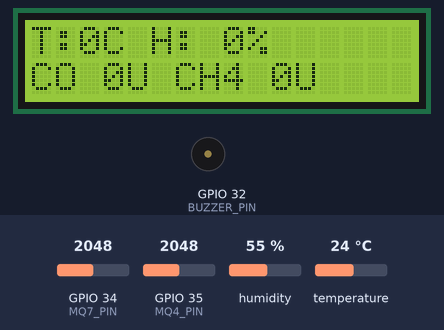
Bench run of a sketch on a simulated ESP32. On the bench: 16×2 character LCD, buzzer (waves = sounding, pin HIGH). Inputs (shaded band) come from the test bench; at power-on: GPIO 35 (MQ4_PIN) = 2048, GPIO 34 (MQ7_PIN) = 2048, humidity 55 %, temperature 24 °C. WiFi joins after 1.5 s; servers stay silent unless stated; the local clock reads 2024-03-15 10:24:30 at power-on unless the sketch sets it; storage starts empty; no MQTT or app messages arrive unless stated; what the sketch prints to the serial monitor is not drawn.

Above: at 5.6 s.
5.7 s: GPIO 35 (MQ4_PIN) set to 560
At 12.0 s:
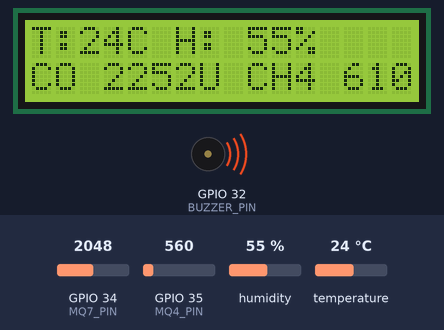
12.5 s: GPIO 34 (MQ7_PIN) set to 603
At 22.0 s:
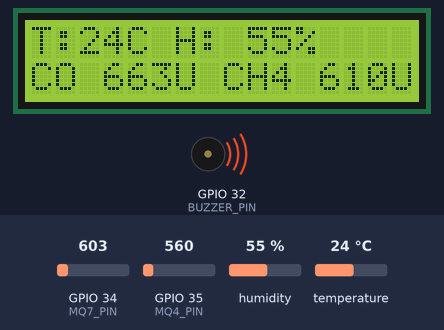
22.5 s: GPIO 34 (MQ7_PIN) set to 493
At 32.1 s:
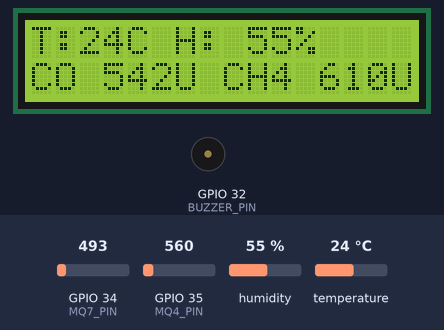
32.5 s: humidity set to 22 %
At 42.2 s:
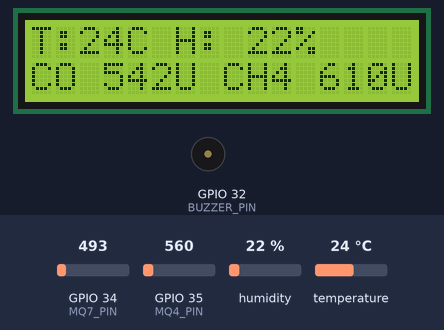
42.5 s: temperature set to 12 °C
At 52.2 s:
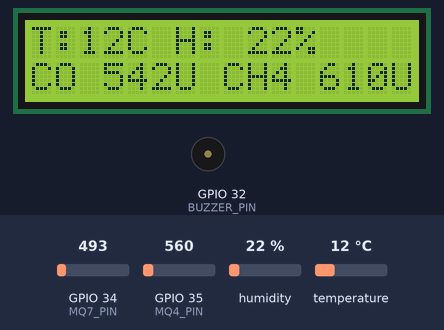
52.5 s: GPIO 35 (MQ4_PIN) set to 764
At 62.2 s:
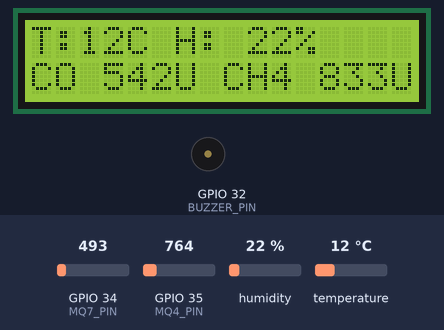
62.5 s: GPIO 35 (MQ4_PIN) set to 867
Timing chart, 0 to 65.5 s (numbered marks = the images above; inputs shaded):
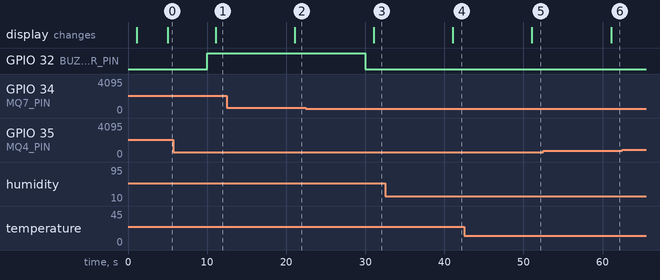

The sketch:

plantilla2_practica2.ino
```cpp
/*****************************************************************************
*                                                                            *
*      NOMBRE:      Práctica 2.1.                                            *
*      FECHA:       16 de Mayo de 2022.                                      *
*      VERSIÓN:     1.0.                                                     *
*                                                                            *
*      AUTOR:       Equipo 1                                                 *
*      E-MAIL:      "ovelasco@ucol.mx "                                      *
*      E-MAIL:      "daquino@ucol.mx "                                       *
*      E-MAIL:      "jvazquez@ucol.mx "                                      *
*      E-MAIL:      "jdiaz33@ucol.mx "                                       *
*      E-MAIL:      "cvargas8@ucol.mx "                                       *
*      E-MAIL:      "rperalta0@ucol.mx "                                     *
*      COMPAÑÍA:    Universidad de Colima - Facultad de Telemática.          *
*                                                                            *
*      Nombre:      ESP32.                                                   *
*                                                                            *
******************************************************************************
*                                                                            *
*      DESCRIPCIÓN DEL PROGRAMA: Casco para evitar la intoxicación de los    *
*      mineros.                                                              *
*                                                                            *
******************************************************************************/

/*NOTAS:
 * ESP32 requiere instalar el json de su placa.
*/


#include "practica1_2.h"      //incluimos la librería donde tenemos nuestra clase y metódos.
void setup( void ) {

  Serial.begin ( 115200 );    // Configuración BaudRate, un sistema puede tener varios puertos seriales físicos.
  delay(1000);                    //Asignamos un delay de un segundo.
  sen.MQ4_begin();                //Llamamos al sensor MQ4.
  sen.MQ7_begin();                //Llamamos al sensor MQ7.
  sen.temp_begin();               //Llamamos al sensor de temperatura.
  sen.hum_begin();                //Llamamos al sensor de humedad.
  sen.lcd_begin();                //Llamamos a la LCD.
  act.Buzzer_begin();             //Llamamos al buzzer.
  RTC.RTC_init();                 //Llamamos al reloj.
  MSD.MicroSD_init ();            //Llamamos a la micro SD.
  mqtt.setup_WiFi ( );            //Llamamos al MQTT para configurar la WiFi.
  mqtt.set_MQTT_server ( );       //Llamamos al servidor MQTT.
  client.setCallback(callback);   //Llamamos al método callback.
}

/*~~~~~~~~~~~~~~~~~~~~~~~~~~~CICLO INFINITO DE TRABAJO~~~~~~~~~~~~~~~~~~~~~~~~~~*/
void loop ( void ) {         //Mandámos a llamar a las tareas necesarias.
  tsk.task_sensores();       //Tarea para los sensores.
  tsk.task_mqtt();           //Tarea para publicar con mqtt.
  tsk.task_LCD();            //Tarea para el funcionamiento del LCD.
  mqtt.reconnect_MQTT ( );   //Tarea para reconectar al servidor.
  RTC.get_time ();           //Tarea para obtener el tiempo.
}

 void callback(char* topic, byte* payload, unsigned int length) {  //Método   para recibir mensajes mandados
  Serial.print("Message arrived [");                                //al topic de la placa ESP32.
  Serial.print(topic);                                            //Nombre del topic del ESP32.
  Serial.print("] ");
  for (int i = 0; i < length; i++) {
    Serial.print((char)payload[i]);                               //Se optiene y se imprime el mensaje recibido.
  }
}
```

MQTT.h
```cpp
                                    //Libreria creada para utilizar MQTT
#include <WiFi.h>
  WiFiClient ESP32_WIFI;            //Intrucción para la conexión a travez de ESP32.

#include <PubSubClient.h>
PubSubClient client ( ESP32_WIFI );
const char* HOTSPOT_WIFI = "Missael";                 //Nombre del hotspot al que se conecta la placa.
const char* HOTSPOT_PWD = "missael2021";              //Contraseña del hotspot al que se conecta la placa.
const char* MQTT_SERVER = "test.mosquitto.org";       //Nombre del servidor de mosquito para conectar la placa.
#define MQTT_PORT 1883                                //Numero de puerto en el que escucha el servidor.
#define TOPIC "Practica2"                             //Nombre del topic en donde se publicara la información.

class MQTT {                                //Inicio de la clase MQTT//

  public:                                   //Declaración de Métodos//
    void publish_MQTT ( void );                     //Método para publicar.
    void reconnect_MQTT ( void );                   //Método para reconectar.
    void setup_WiFi ( void );                       //Método para configurar la conexión WiFi.
    void set_MQTT_server ( void );                  //Método para conectarse al servidor.
    void callback (char *, byte *,unsigned int);


  };


void MQTT :: set_MQTT_server ( void ) {               //Método para la inicialización del servidor MQTT.

  client.setServer ( MQTT_SERVER, MQTT_PORT );        //Instrucción para conectarse al servidor.

}

void MQTT :: publish_MQTT ( void ) {                  //Método que publicará la información recabada de los sensores.

  Serial.println ( "Publicando información" );
  client.publish( TOPIC,  MSD.JSON_STRING.c_str() );  //Se publica la información a través de un JSON.
}

void MQTT :: reconnect_MQTT ( void ) {                //Método que reconecta la placa al servidor de Mosquito.

  if ( ! client.connected ( ) ) {                       //Se ejecuta la instrucción cuando todavía no se conecta al cliente.

    while ( ! client.connected ( ) ) {

    Serial.println ( "Conectado nuevamente al servidor" );

    if ( client.connect ( "6C/E1" ) ) {                 //Informa que se a conectado al servidor.

      Serial.println ( "Cliente conectado" );

      client.subscribe("Equipo 1");                     //Intrucción para suscribirse al topic.


    } else {                                            //Informa si no a podido conectarse al servidor deseado.
      Serial.print("failed, rc=");
      Serial.print(client.state());
      Serial.println(" try again in 5 seconds");
      delay(5000);
    }
  }
  }
  client.loop();

}

void MQTT :: setup_WiFi ( void ) {                //Método que configura la conexión a la red WiFi.

  delay ( 10 );
  Serial.println ( "Configurando WiFi: " );
  WiFi.begin ( HOTSPOT_WIFI, HOTSPOT_PWD );       //Inicializa la conexión con el HOTSPOT.


  while ( WiFi.status ( ) != WL_CONNECTED ) {     //Instrucción para dar información
                                                  // de que se está estableciendo la conexión.
    delay ( 500 );
    Serial.print ( "." );
  }
  Serial.println ( "WiFi configurado con la IP: " );
}
```

actuador.h
```cpp
class class_actuador_buzzer{          //Inicio de la clase actuador del buzzer//

  public:                             //Declaración de Metodos//
    void Buzzer_activo(void);         //Método para activar el buzzer.
    void Buzzer_begin (void);         //Método para iniciar el buzzer.
    void Buzzer_inactivo(void);       //Método para desactivar el buzzer.
};

void class_actuador_buzzer::Buzzer_activo (void ){          //Método para encender el buzzer.
    digitalWrite(BUZZER_PIN, HIGH);
 }
void class_actuador_buzzer::Buzzer_inactivo (void ){        //Método para apagar el buzzer.
   digitalWrite(BUZZER_PIN, LOW);
 }

void class_actuador_buzzer::Buzzer_begin (void){             //Se coloca el modo en que se le mandará la información, Salida.
  pinMode(BUZZER_PIN,OUTPUT);
}
```

microsd.h
```cpp
class MicroSD {                     //Inicio de la clase para la Micro SD//
 public:
    String filename = "", JSON_STRING= "";       //Variable string para el nombre del documento y declaración del JSON

  public:                           //Declaración de Metodos//
    void MicroSD_init (void);     //Método para iniciar la micro SD.
    void FileID (void);           //Método para dar nombre al archivo.
    void JSON (void);             //Método para crear el JSON.
    void JSON_SaveFile ();        //Método para guardar el JSON.
};

void MicroSD::MicroSD_init (void) {               //Inicialización de la micro SD.

  while (!SD.begin(MICROSD_PIN )) {               //Se inicia la función de la micro SD y verifica la conexión.
    Serial.println(F("Error de reconocimiento en la MicroSD revisa las conexiones"));
    delay(1000);
  }
  Serial.println(F("La librería MicroSD se ha inicializado con exito"));
}

void MicroSD::FileID  (void) {                    //Método para colocarle un nombre al documento creado.

  filename = '/';                                 //Instrucción para localizar la raiz de la micro SD.
  if (RTC.dia < 10) filename += '0';
  filename+= RTC.dia;
  if (RTC.mes < 10) filename += '0';
  filename += RTC.mes;
  filename += RTC.ano;
  filename += EXTENSION;                          //Extensión .json.

}

void MicroSD::JSON  (void) {                      //Método que creará el JSON con los datos de los sensores.
  JSON_STRING = "";
  RTC.get_time();                                 //Obtiene los datos del reloj.
  RTC.format_time();                              //Obtiene el formato del tiempo.
  RTC.format_date();                              //Obtiene el formato de la fecha.

  DynamicJsonDocument doc (1024);                       //Se crea el documento JSON.
  doc ["temperatura"] = uint8_t(sen.temperatura);       //y se colocan los datos dentro del documento.
  doc ["humedad"]= uint8_t(sen.h);
  doc ["monoxido"]= uint16_t(sen.promedio_monoxido);
  doc ["metano"]= uint16_t(sen.promedio_metano);
  doc ["tiempo"] = RTC.tiempo.c_str();
  doc ["fecha"] = RTC.fecha.c_str();
  if (sen.buzzer_metano){                                     //Coloca la información del buzzer si éste es activado.
    doc["buzzer metano"]=sen.buzzer_metano;
    doc["fecha buzzer metano "]=sen.fecha_buzzer_metano;
    doc["tiempo buzzer metano"]= sen.tiempo_buzzer_metano;
    }
     if (sen.buzzer_mono){                                    //Coloca la información del buzzer si éste es activado.
    doc["buzzer mono"]=sen.buzzer_mono;
    doc["fecha buzzer mono "]=sen.fecha_buzzer_mono;
    doc["tiempo buzzer mono"]= sen.tiempo_buzzer_mono;
    }

    sen.buzzer_metano = 0 ;
    sen.buzzer_mono = 0 ;


  serializeJson(doc, JSON_STRING);

}

void MicroSD::JSON_SaveFile  ( ) {              //Clase para guardar el JSON en el documento.
  FileID();                                     //Se llama el nombre del documento.
  MicroSD_File = SD.open (filename, FILE_APPEND);     //Se abre la micro SD y se crea el documento.

  if (MicroSD_File) {                           //Intrucción para guardar el JSON en el documento creado.
     //serializeJson(*doc, JSON_STRING);
     MicroSD_File.print ( JSON_STRING);         //Imprime el JSON dentro del documento.
     MicroSD_File.println (',');
     MicroSD_File.close ();
     Serial.println(F("Se ha guardado con exito"));
  }
  else{                                         //Intrucción para informar el error de guardado.
    Serial.println(F("Error error al guardar en la SD"));
    }
  delay (1000);
}
```

practica1_2.h
```cpp
                                // Incluimos las librerias creadas//

#include <ArduinoJson.h>      //Incluimos la librería de JSON para Arduino.
#define MICROSD_PIN 5         //Pin de la micro SD.
#define EXTENSION ".json"     //Extensión del archivo que se creará para la micro SD.

#include <SPI.h>              //Protocolo para utilizar micro SD.
#include <SD.h>               //Librería para utilizar micro SD.
File MicroSD_File;            //Creación del archivo a guardar.
#include <Wire.h>             // I2C.
#include "RTClib.h"           //Se incluyen las Librerías para que el reloj obtenga los datos.
  RTC_DS1307 rtc;             //y funcione con normalidad.

long lastMsg = 0;

#include <LiquidCrystal_I2C.h>              //Librería para el funcionamiento de la pantalla LCD.
LiquidCrystal_I2C lcd(0x27,16,2);           //Crear el objeto lcd  dirección  0x3F y 16 columnas x 2 filas.

                                     // Definimos los pines digitales donde se conectan los sensores.
#include <DHT.h>                     //Librería del sensor DHT11.
#define DHTPIN 17                    //Sensor DHT11.
#define MQ4_PIN 35                   //Sensor MQ4 Metano.
#define MQ7_PIN 34                   //Sensor MQ7 Monóxido de Carbono.

#define BUZZER_PIN 32                //Pines del actuador Buzzer.

#define DHTTYPE DHT11                //Indicamos el tipo de sensor DHT.
DHT dht(DHTPIN, DHTTYPE);            //Inicializamos el sensor DHT11.

                //Se incluyen las librerías creadas para el funcionamiento del sistema embebido//
#include "rtc.h"
DS1307_RTC RTC;

#include "actuador.h"
class_actuador_buzzer act;

#include "sensors.h"
class_sensor sen;

#include "microsd.h"
  MicroSD MSD;

#include "MQTT.h"
 MQTT mqtt;

                        //Librería para las tareas de los dispositivos//
#include "tasks.h"
class_task tsk;
```

rtc.h
```cpp
class DS1307_RTC {               //Inicio de la clase para el funcionamiento del reloj//
 public:                                //Declaración de variables//
    uint8_t hora, minuto, segundo, dia, mes;
    uint16_t ano;
    String fecha = "", tiempo= "";

  public:                            //Declaración de Métodos//
    void RTC_init (void);             //Método para iniciar el reloj.
    void get_time (void);             //Método para obtener el tiempo y fecha.
    void format_date (void);          //Método para dar formato a la fecha.
    void format_time (void);          //Método para dar formato a la hora.

};

void DS1307_RTC:: RTC_init (void) {               //Método para la inicializar el Reloj.
  while (! rtc.begin ( )) {                       //Se verifica la conexión del Reloj.
    Serial.println(F("El RTC no ha iniciado correctamente, ERROR, revisar conexión y alimenantación "));
    Serial.flush ( );                             //Espera a que la transmisión de datos de salida serie termine.
  }
  Serial.println(F("El RTC ha iniciado correctamente, YEI"));
}

void DS1307_RTC:: get_time (void) {             //Método para obtener los datos (Fecha y Hora) de la computadora.
      DateTime now = rtc.now ();                //Instrucción para obtener los datos de fecha y hora de la computadora.
      ano = now.year();
      mes = now.month();
      dia = now.day();
      hora = now.hour ();
      minuto = now.minute ();
      segundo = now.second ();
}


void DS1307_RTC :: format_date(void) {        //Método para darle un formato a la fecha obtenida
                                              //y se coloca en un String.
  fecha = "";
  if (dia < 10) fecha += '0';
  fecha += dia;
  fecha += '/';

  if (mes < 10) fecha += '0';
  fecha += mes;
  fecha += '/';

  fecha += ano;
}

void DS1307_RTC :: format_time(void) {        //Método para darle un formato a la hora obtenida
                                              //y se coloca en un String.
  tiempo ="";
  if (hora < 10) tiempo += '0';
  tiempo += hora;
  tiempo += ':';

  if (minuto < 10) tiempo += '0';
  tiempo += minuto;
  tiempo += ':';

  if (segundo < 10) tiempo += '0';
  tiempo += segundo;
  tiempo += ':';
}
```

tasks.h
```cpp
class class_task {                              //Inicio de la clase de las tareas//
  public:                                       //Declaración de variables//
  unsigned long t_sen1= 0;
  unsigned long t_sen2= 0;
  unsigned long tS_sen = 0;
  unsigned long t_mqtt3= 0;
  unsigned long t_mqtt4= 0;
  unsigned long tS_mqtt1 = 0;
  unsigned long tiempolcd1 = 0;
  unsigned long tiempolcd2 = 0;
  unsigned long tiempoSegundoslcd = 0;


  public:                                       //Declaración de Métodos//
    void task_sensores(void);
    void task_mqtt(void);
    void task_LCD(void);

};


void class_task::task_sensores(){               //Tarea que se encarga de activar los sensore y mandar los datos JSON//
 t_sen2 = millis();
  if(t_sen2 > (t_sen1+10000)){
    t_sen1 = millis();                           //Actualiza el tiempo actual.
    tS_sen = (t_sen1/1000);
    Serial.println("10 segundos ");
      sen.temperature();                        //Se llama al método de temperatura.
      sen.mq4_metano();                         //Se llama al método de metano.
      sen.mq7_monox();                          //Se llama al método de monóxido.
      sen.humidity();                           //Se llama al método de humedad.
      MSD.JSON();                               //Se llama al método para crear el JSON.
      MSD.JSON_SaveFile();                      //Guarda el archivo JSON.
  }
}

void class_task::task_LCD(){                  //Tarea que se encarga de publicar en el LCD.
 tiempolcd1 = millis();
  if(tiempolcd1 > (tiempolcd2+5000)){
    tiempolcd2 = millis();                           //Actualiza el tiempo actual.
    tiempoSegundoslcd = (tiempolcd2/1000);

  lcd.clear();                                //Se imprimen los datos de los sensores en la LCD.
  lcd.setCursor(0, 0);                        //Lugar del cursor donde se imprimen los datos en el LCD.
  lcd.print("T:");
  lcd.print(uint8_t(sen.temperatura));        //Se imprimen los datos de temperatura recabados.
  lcd.print("C");

  lcd.print(" ");
  lcd.print("H: ");
  lcd.print(uint8_t(sen.h));                  //Se imprimen los datos de humedad recabados.
  lcd.print("%");

  lcd.setCursor(0, 1);
  lcd.print("CO ");
  lcd.print(uint16_t(sen.promedio_monoxido));  //Se imprimen los datos de monóxido recabados.
  lcd.print("U ");

  lcd.print("CH4 ");
  lcd.print(uint16_t(sen.promedio_metano));   //Se imprimen los datos de metano recabados.
  lcd.print("U");

  }
}


void class_task::task_mqtt(){                  //Tarea que se encarga de publicar en el servidor de Mosquito//
 t_mqtt4 = millis();
  if(t_mqtt4 > (t_mqtt3+15000)){
    t_mqtt3 = millis();                             //Actualiza el tiempo actual.
    tS_mqtt1 = (t_mqtt3/1000);
    Serial.println("15 segundos ");
    mqtt.publish_MQTT();                        //Tarea para publicar.
  }
}
```

Source omitted: sensors.h (7470 bytes)

Measured:
- the behaviour switches between 546 and 545 on GPIO 34 (MQ7_PIN) (found by bisection; images 2 and 3)
- after the input at 5.7 s, the display: changes after 5.4 s (image 1)
- after the input at 12.5 s, the display: changes after 8.6 s (image 2)
- after the input at 22.5 s, GPIO 32 (BUZZER_PIN): HIGH → LOW after 7.5 s; the display: changes after 8.6 s (image 3)
- after the input at 32.5 s, the display: changes after 8.6 s (image 4)
- after the input at 42.5 s, the display: changes after 8.6 s (image 5)
- after the input at 52.5 s, the display: changes after 8.6 s (image 6)
